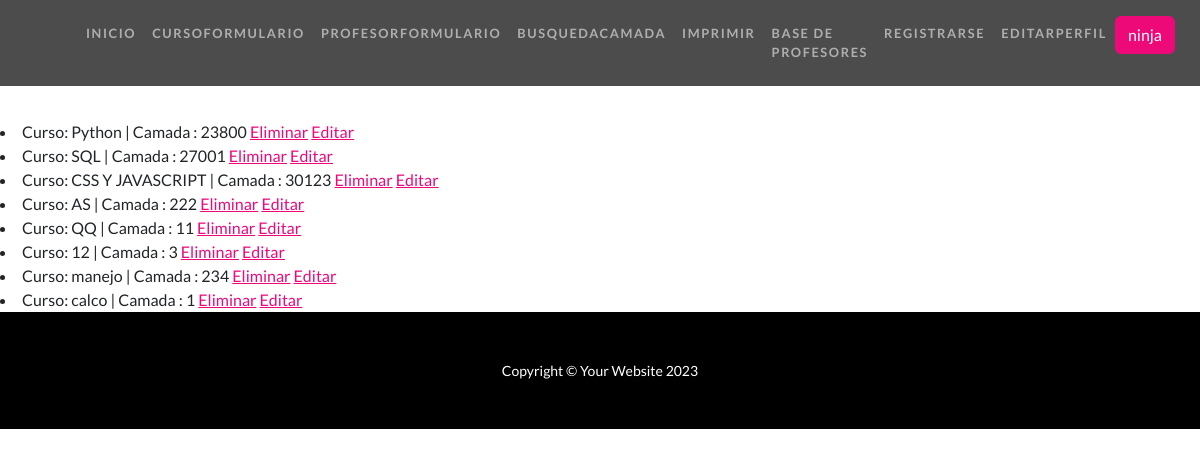
Page /clases/lista/ (signed in) on the committed database.
### AppCoder/models.py (models this page shows, shortened)
class Curso(models.Model):
    nombre = models.CharField(max_length=20)
    camada = models.IntegerField()

### AppCoder/views.py (the view)
# urls.py: path('clases/lista/', views.CursoListView.as_view(),name='List'),
class CursoListView(ListView):
    model = Curso
    template_name = "AppCoder/lista.html"

### AppCoder/templates/AppCoder/lista.html (shortened to what this page needs)
{% extends "AppCoder/padre.html"%}
{% load static %}
{% block section1%}
    <br>
    <br>
    <br>
    <br>
    <br>
    {% for curso in object_list %}
        <li>Curso: {{curso.nombre}} | Camada : {{curso.camada}}
            <a href="{% url 'Delete' curso.id %}">Eliminar</a>
            <a href="{% url 'Edit' curso.id %}">Editar</a>
        </li>
    {% endfor %}
{% endblock %}

### AppCoder/templates/AppCoder/padre.html (shortened to what this page needs)
<!DOCTYPE html>
<html lang="en">
    <head>
        {% load static %}
        <link href="{% static 'AppCoder/css/styles.css' %}" rel="stylesheet" />
    </head>
    <body id="page-top">
        <nav class="navbar navbar-expand-lg navbar-dark navbar-custom fixed-top">
            <div class="container px-5">
                <div class="collapse navbar-collapse" id="navbarResponsive">
                    <ul class="navbar-nav ms-auto">
                        <li class="nav-item"><a class="nav-link" href="{% url 'Inicio' %}">Inicio</a></li>
                        <li class="nav-item"><a class="nav-link" href="{% url 'CursoFormulario' %}">CursoFormulario</a></li>
                        <li class="nav-item"><a class="nav-link" href="{% url 'ProfesorFormulario' %}">ProfesorFormulario</a></li>
                        <li class="nav-item"><a class="nav-link" href="{% url 'BusquedaCamada' %}">BusquedaCamada</a></li>
                        <li class="nav-item"><a class="nav-link" href="{% url 'Imprimir' %}">Imprimir</a></li>
                        <li class="nav-item"><a class="nav-link" href="{% url 'LeerProfesores' %}">Base de Profesores</a></li>
                        <li class="nav-item"><a class="nav-link" href="{% url 'Register' %}">Registrarse</a></li>
                        <li class="nav-item"><a class="nav-link" href="{% url 'EditarPerfil' %}">EditarPerfil</a></li>
                        {% if request.user.is_authenticated %}
                            <li class="nav-item"><a class="btn btn-primary">{{user.username}}</a></li>
                        {% endif %}
                    </ul>
                </div>
            </div>
        </nav>
        {% block section1 %}
        {% endblock %}
      <footer class="py-5 bg-black">
        <div class="container px-5"><p class="m-0 text-center text-white small">Copyright &copy; Your Website 2023</p></div>
    </footer>
</body>
</html>

### rows in the picture
Curso: nombre "Python", camada "23800"
Curso: nombre "SQL", camada "27001"
Curso: nombre "CSS Y JAVASCRIPT", camada "30123"
Curso: nombre "AS", camada "222"
Curso: nombre "QQ", camada "11"
Curso: nombre "12", camada "3"
Curso: nombre "manejo", camada "234"
Curso: nombre "calco", camada "1"

### other values in the picture
{{ user.username }} "ninja"
